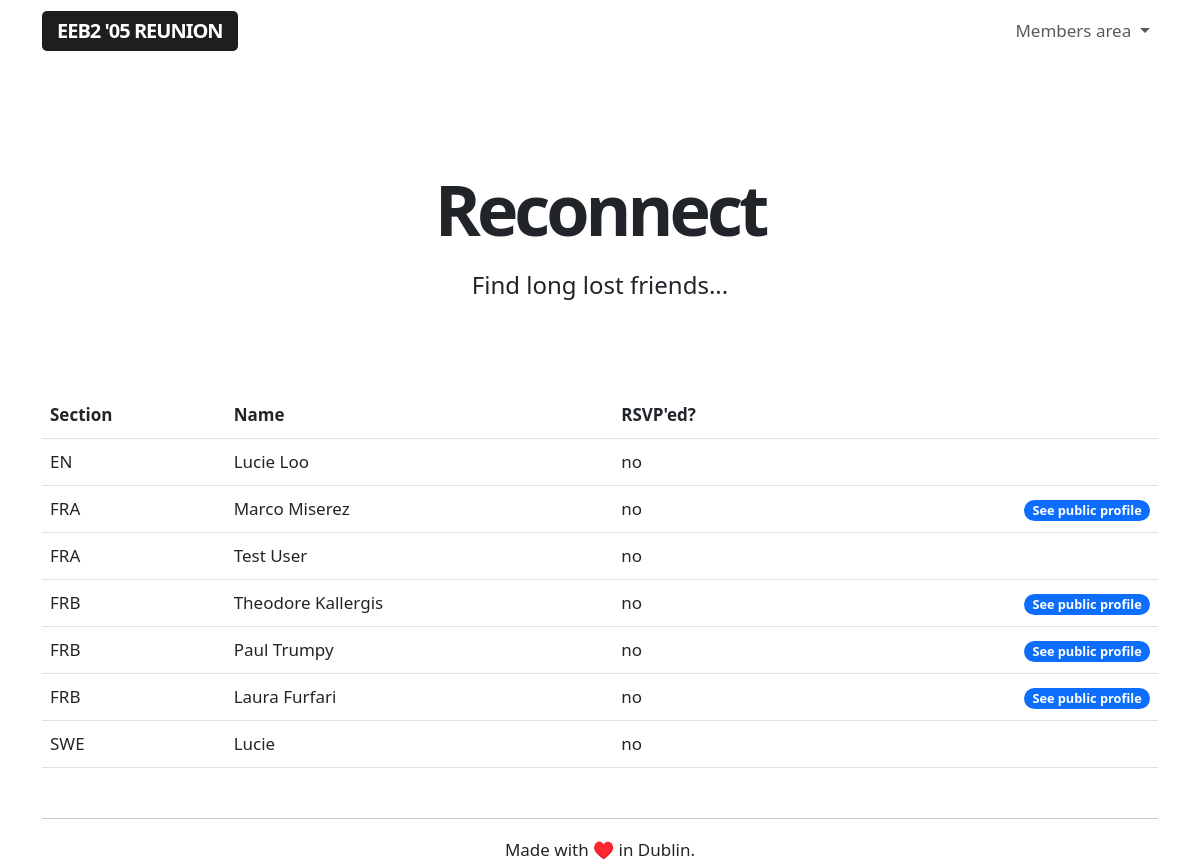
The page /reconnect (signed in) on the database as committed earlier.
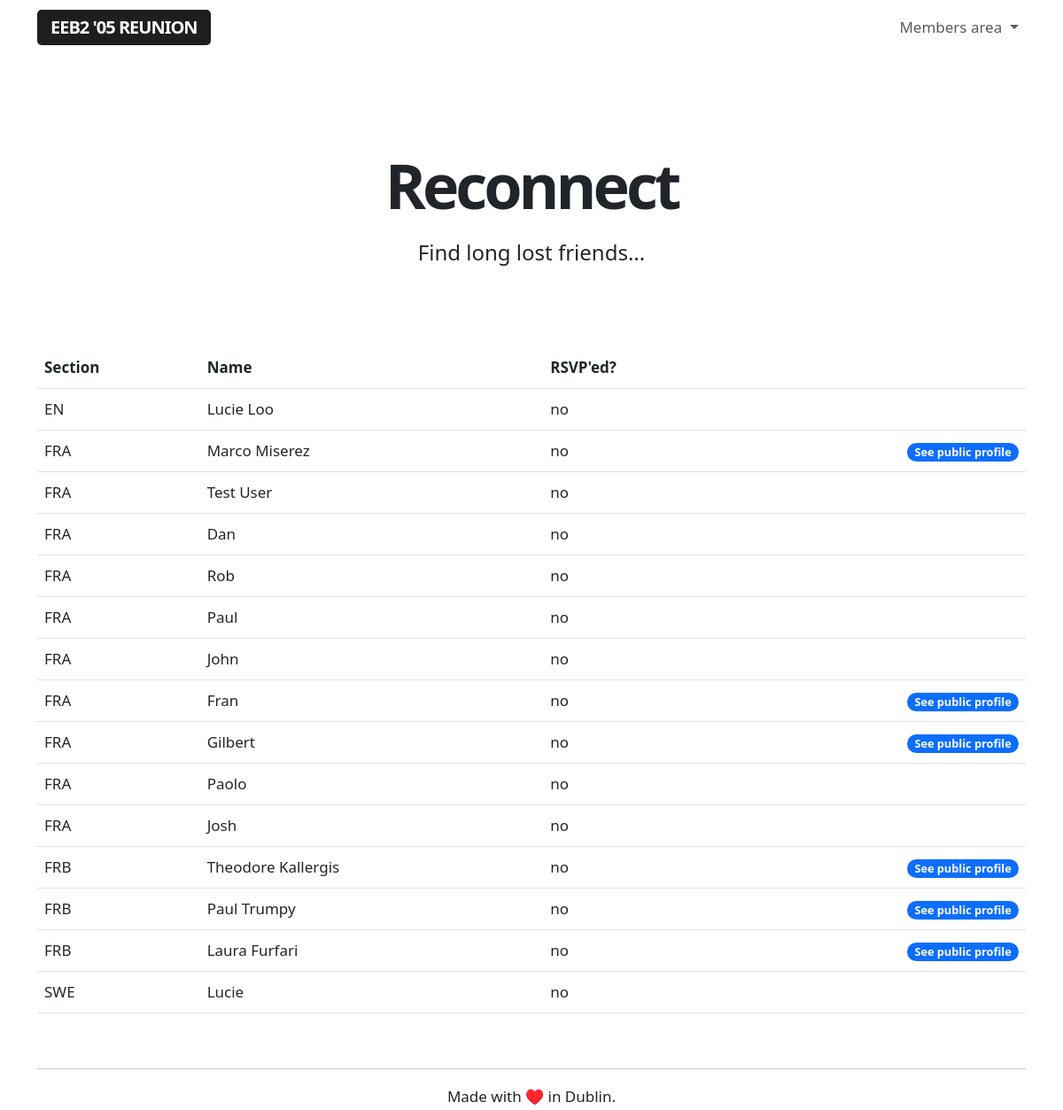
The same page on the database as committed later.
### app/models.py (models this page shows, shortened)
class Guest(db.Model):
    id = db.Column(db.Integer, primary_key=True)
    name = db.Column(db.String(64), index=True, unique=False)
    section = db.Column(db.String(64), index=True, unique=False)
    email = db.Column(db.String(120), index=True, unique=True)
    registered = db.Column(db.String(120), index=True, unique=False)
    rsvp = db.Column(db.String(64), index=True, unique=False)

### app/routes.py (the view)
@app.route('/reconnect', methods=['GET'])
@login_required
def reconnect():
    guests = Guest.query.order_by(Guest.section.asc())
    return render_template('reconnect.html', guests=guests)

### app/models.py (called while the page is built)
@login.user_loader
def load_user(id):
    return User.query.get(int(id))

### app/templates/reconnect.html
{% extends "base.html" %}
{% block content %}
<div class="title">
    <h1>Reconnect</h1>
    <h4>Find long lost friends...</h4>
</div>
<br>
<table class="table">
    <tr>
        <th>Section</th>
        <th>Name</th>
        <th>RSVP'ed?</th>
        <th> </th>
    </tr>
{% for guest in guests %}
    {% include '_publicguests.html' %}
{% endfor %}
</table>
{% endblock %}

### app/templates/_publicguests.html
<tr>
    <td>{{ guest.section }}</td>
    <td>{{ guest.name }}</td>
    <td>{{ guest.rsvp }}</td>
    <td>{% if guest.email %}
        <a href="{{ url_for('public', guestid=guest.id) }}" class="align-right"><span class="badge rounded-pill text-bg-primary">See public profile</span></a></td>
        {% endif %}
</tr>

Rows that differ between the two databases and show on the page:
added Guest: section "FRA", name "Dan", rsvp "no"
added Guest: section "FRA", name "Rob", rsvp "no"
added Guest: section "FRA", name "Paul", rsvp "no"
added Guest: section "FRA", name "John", rsvp "no"
added Guest: section "FRA", name "Fran", rsvp "no"
added Guest: section "FRA", name "Gilbert", rsvp "no"
added Guest: section "FRA", name "Paolo", rsvp "no"
added Guest: section "FRA", name "Josh", rsvp "no"
